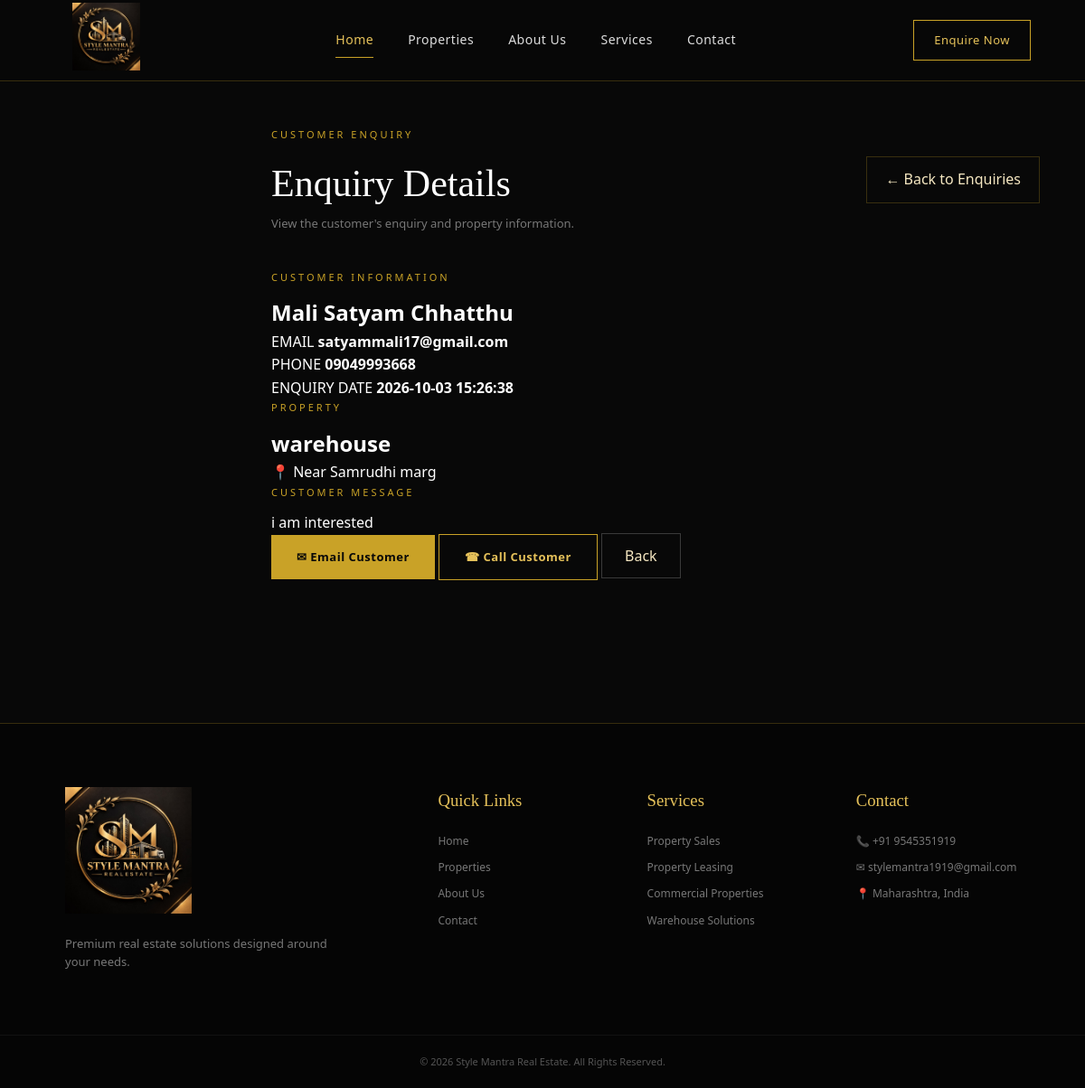
The app's page /enquiry/1 (signed in) with its own data.
### tables this page shows
CREATE TABLE enquiries (

            id INTEGER PRIMARY KEY AUTOINCREMENT,

            property_id INTEGER,

            name TEXT NOT NULL,

            email TEXT NOT NULL,

            phone TEXT,

            message TEXT,

            created_at TIMESTAMP DEFAULT CURRENT_TIMESTAMP,

            FOREIGN KEY (property_id)
            REFERENCES properties(id)

        );

CREATE TABLE properties (
            id INTEGER PRIMARY KEY AUTOINCREMENT,

            title TEXT NOT NULL,

            property_type TEXT NOT NULL,

            price TEXT NOT NULL,

            location TEXT NOT NULL,

            area TEXT,

            bedrooms INTEGER,

            bathrooms INTEGER,

            description TEXT,

            image TEXT,

            status TEXT DEFAULT 'Available'
        );

### app.py (the view)
@app.route(
    "/enquiry/<int:enquiry_id>"
)
def enquiry_details(enquiry_id):
    if "owner_id" not in session:
        return redirect(
            url_for("login")
        )
    connection = get_db()
    enquiry = connection.execute("""
        SELECT
            enquiries.id,
            enquiries.name,
            enquiries.email,
            enquiries.phone,
            enquiries.message,
            enquiries.created_at,

            properties.title AS property_title,
            properties.location AS property_location,
            properties.price AS property_price

        FROM enquiries

        LEFT JOIN properties
        ON enquiries.property_id = properties.id

        WHERE enquiries.id = ?
    """, (
        enquiry_id,
    )).fetchone()
    connection.close()
    if enquiry is None:
        return "Enquiry not found", 404
    return render_template(
        "enquiry_details.html",
        enquiry=enquiry
    )

### database.py (called while the page is built)
def get_db():
    connection = sqlite3.connect(
        DATABASE
    )
    connection.row_factory = sqlite3.Row
    return connection

### templates/enquiry_details.html (shortened to what this page needs)
{% extends "base.html" %}
{% block content %}
<section class="dashboard-page">
    <main class="dashboard-main">
        <div class="dashboard-top">
            <div>
                <p class="section-label">
                    CUSTOMER ENQUIRY
                </p>
                <h1>
                    Enquiry Details
                </h1>
                <p>
                    View the customer's enquiry and
                    property information.
                </p>
            </div>
            <a
                href="{{ url_for('enquiries') }}"
                class="back-dashboard"
            >
                ← Back to Enquiries
            </a>
        </div>
        <div class="enquiry-details-card">
            <div class="enquiry-detail-section">
                <p class="section-label">
                    CUSTOMER INFORMATION
                </p>
                <h2>
                    {{ enquiry["name"] }}
                </h2>
                <div class="enquiry-contact-grid">
                    <div>
                        <span>
                            EMAIL
                        </span>
                        <strong>
                            {{ enquiry["email"] }}
                        </strong>
                    </div>
                    <div>
                        <span>
                            PHONE
                        </span>
                        <strong>
                            {{ enquiry["phone"] }}
                        </strong>
                    </div>
                    <div>
                        <span>
                            ENQUIRY DATE
                        </span>
                        <strong>
                            {{ enquiry["created_at"] }}
                        </strong>
                    </div>
                </div>
            </div>
            <div class="enquiry-detail-section">
                <p class="section-label">
                    PROPERTY
                </p>
                <h2>
                    {{ enquiry["property_title"] }}
                </h2>
                <p class="enquiry-property-location">
                    📍 {{ enquiry["property_location"] }}
                </p>
            </div>
            <div class="enquiry-detail-section">
                <p class="section-label">
                    CUSTOMER MESSAGE
                </p>
                <div class="enquiry-full-message">
                    {{ enquiry["message"] }}
                </div>
            </div>
            <div class="enquiry-detail-actions">
                <a
                    href="mailto:{{ enquiry['email'] }}"
                    class="gold-button"
                >
                    ✉ Email Customer
                </a>
                <a
                    href="tel:{{ enquiry['phone'] }}"
                    class="outline-button"
                >
                    ☎ Call Customer
                </a>
                <a
                    href="{{ url_for('enquiries') }}"
                    class="cancel-button"
                >
                    Back
                </a>
            </div>
        </div>
    </main>
</section>
{% endblock %}

### static/css/style.css (style rules this page uses)
* { margin: 0; padding: 0; box-sizing: border-box; }
html { scroll-behavior: smooth; }
body { background: #080808; color: #ffffff; font-family: "Segoe UI", Arial, sans-serif; line-height: 1.6; }
a { text-decoration: none; color: inherit; }
:root { --black: #080808; --black-light: #111111; --black-card: #151515; --gold: #C9A227; --gold-light: #E5C15A; --gold-dark: #8E6B16; --cream: #F5E7C1; --white: #FFFFFF; --gray: #A5A5A5; --border: rgba(201, 162, 39, 0.25); }
.gold-button, .outline-button { display: inline-flex; align-items: center; justify-content: center; padding: 14px 28px; font-size: 13px; font-weight: 600; letter-spacing: 0.5px; transition: 0.3s ease; }
.gold-button { background: var(--gold); color: #080808; }
.outline-button { border: 1px solid var(--gold); color: var(--gold-light); }
.section-label { color: var(--gold); font-size: 11px; letter-spacing: 3px; margin-bottom: 12px; }
.dashboard-page { min-height: 100vh; padding-top: 90px; display: flex; background: #080808; }
.dashboard-main { width: calc(100% - 250px); margin-left: 250px; padding: 50px; }
.dashboard-top { display: flex; justify-content: space-between; align-items: center; margin-bottom: 40px; }
.dashboard-top h1 { font-family: Georgia, serif; font-size: 42px; font-weight: 400; }
.dashboard-top p:not(.section-label) { color: #777; font-size: 13px; }
.back-dashboard { color: var(--cream); text-decoration: none; border: 1px solid var(--border); padding: 12px 20px; transition: 0.3s ease; }
.cancel-button { text-decoration: none; color: var(--cream); border: 1px solid rgba(255, 255, 255, 0.2); padding: 13px 25px; transition: 0.3s ease; }

### records on screen
enquiries: name "Mali Satyam Chhatthu", email "satyammali17@gmail.com", phone "09049993668", created_at "2026-10-03 15:26:38", message "i am interested"
properties: property_title "warehouse", property_location "Near Samrudhi marg"
